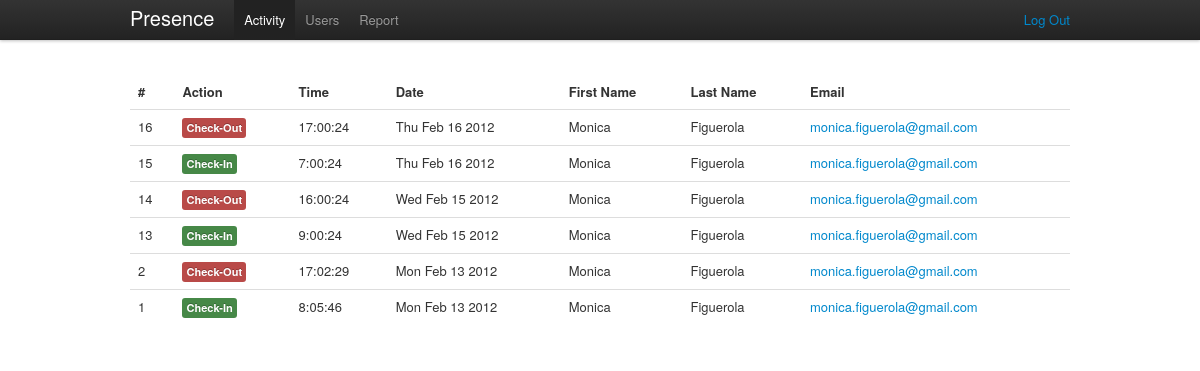
/admin/activity/ (signed in), run on the app's committed database.
### tables this page shows
CREATE TABLE IF NOT EXISTS `presence_activity` (
  `id` int(11) NOT NULL AUTO_INCREMENT,
  `userid` varchar(250) NOT NULL,
  `action` varchar(50) NOT NULL,
  `timestamp` int(15) NOT NULL,
  `computed` tinyint(1) NOT NULL DEFAULT '0',
  PRIMARY KEY (`id`)
);

CREATE TABLE IF NOT EXISTS `presence_users` (
  `id` int(11) NOT NULL AUTO_INCREMENT,
  `email` varchar(150) NOT NULL,
  `password` varchar(50) NOT NULL,
  `role` varchar(20) NOT NULL,
  `firstname` varchar(200) NOT NULL,
  `lastname` varchar(300) NOT NULL,
  `mac` varchar(20) NOT NULL,
  PRIMARY KEY (`id`)
);

### public/index.php (called while the page is built, shortened)
<?php
require_once (ROOT . '/config/config.php');
global $CONFIG;
$dependencies = new DependencyContainer($CONFIG);
$url = isset($_GET['url']) ? $_GET['url'] : null;
$role = isset($_SESSION['role']) ? $_SESSION['role'] : null;
if ($url == null && $role == null) {
    $controller = "AuthController";
    $action = "asklogin";
    $url_params = array();
} else if ($url == null && isset($role)) {
    $controller = ucfirst($role) . 'Controller';
    $action = 'activity';
    $url_params = array();
} else {
    $url_params = explode('/', $url);
    $controller = ucfirst(array_shift($url_params));
    $action = $url_params[0] == null ? 'activity' : array_shift($url_params);
}
$extra_params = $_POST;
new $controller($dependencies, $action, array_merge($url_params, $extra_params));

### config/config.php (called while the page is built, shortened)
<?php
$CONFIG = new stdClass();
$CONFIG->wwwroot = 'http://127.0.0.1:8888/presence-manager';

### lang/en.php (called while the page is built)
<?php
$STRINGS = null;
$STRINGS['brand'] = 'Presence';
$STRINGS['login'] = 'Login';
$STRINGS['help'] = 'Help';
$STRINGS['activity'] = 'Activity';
$STRINGS['users'] = 'Users';
$STRINGS['settings'] = 'Settings';
$STRINGS['user'] = 'User';
$STRINGS['home'] = 'Home';
$STRINGS['404'] = '404';
$STRINGS['user:update:success'] = 'User details updated successfully!';
$STRINGS['user:update:failed'] = 'User details update falied!';
$STRINGS['user:delete:success'] = 'User deleted successfully!';
$STRINGS['user:delete:failed'] = 'User deleition falied!';
$STRINGS['user:create:success'] = 'The new user has been created!';
$STRINGS['user:create:failed'] = 'Error creating new user!';
$STRINGS['user:create:duplicate'] = 'This user already exists!';
$STRINGS['admin:no:activities'] = 'No more activity!';
$STRINGS['add:user'] = 'Add User';
$STRINGS['create:user'] = 'Create User';
$STRINGS['build:report'] = 'Build Report';

### lib/DB.php (called while the page is built, shortened)
<?php
class DB {
	static function getAllRecords($db, $sql, array $params = null){
		$st = $db->prepare($sql);
        $st->execute($params);
        return $st->fetchAll(PDO::FETCH_OBJ);
	}
}

### app/models/ActivityModel.php (called while the page is built, shortened)
<?php
class ActivityModel extends Model {
    public function __construct($dependencies) {
        $this->_table = 'presence_activity';
    }
    public function get_all_activity() {
		$sql = "SELECT pa.id, pa.userid, pa.action, pa.timestamp, pu.firstname, pu.lastname, pu.email
				FROM " . $this->_table . " pa
				JOIN presence_users pu ON pa.userid = pu.id
				ORDER BY pa.timestamp DESC";
		return DB::getAllRecords($this->_db, $sql, null);
    }
}

### app/controllers/AdminController.php (called while the page is built, shortened)
<?php
class AdminController extends Controller {
    private $_activity_model;
    public function __construct($dependencies, $action, $params) {
        global $CONFIG;
        $this->_dependencies = $dependencies;
        $this->_activity_model = new ActivityModel($this->_dependencies);
        if ($this->check_role('admin') && method_exists($this, $action)) {
            $this->$action($params);
        } else {
            Helper::redirect($CONFIG->wwwroot . '/error/notfound');
        }
    }
    public function activity() {
        $this->_view = new AdminActivityView($this->_activity_model->get_all_activity());
    }
}

### lib/DependencyContainer.php (called while the page is built)
<?php
class DependencyContainer {
    private $_instances = array();
    private $_params = array();
    public function __construct($params) {
        $this->_params = $params;
    }
    public function get_db() {
        if (empty($this->_instances['db']) ||
                !is_a($this->_instances, 'PDO')) {
            $this->_instances['db'] = new PDO(
                            "mysql:host=" . $this->_params->dbhost . ";
                 dbname=" . $this->_params->dbname,
                            $this->_params->dbuser,
                            $this->_params->dbpassword
            );
        }
        return $this->_instances['db'];
    }
}

### app/model.class.php (called while the page is built, shortened)
<?php
class Model{
    public function __construct($dependencies){
        $this->_db = $dependencies->get_db();
    }
}

### lib/Helper.php (called while the page is built, shortened)
<?php
class Helper{
	static function get_event_description($event) {
        switch ($event) {
            case 'checkin': return 'Check-In';
            case 'checkout': return 'Check-Out';
		}
	}
    static function get_label_for_action($action){
       switch ($action) {
            case 'checkin': return 'label-success';
            case 'checkout': return 'label-important';
		}
    }
}

### app/views/admin/AdminActivityView.php (the view, shortened to what this page needs)
<?php
class AdminActivityView extends View {
    private $_entries;
    public function __construct($entries, $alert = null) {
        $this->_entries = $entries;
    }
    public function menu() {
        global $CONFIG;
        return '
			<ul class="nav">
				<li class="active"><a href="' . $CONFIG->wwwroot. '/admin/activity">Activity</a></li>
                <li><a href="' . $CONFIG->wwwroot . '/admin/users">Users</a></li>
				<li><a href="' . $CONFIG->wwwroot . '/admin/report">Report</a></li>
            </ul>
            <ul class="nav pull-right no-hover-a">
				<p class="navbar-text pull-right"><a href="' . $CONFIG->wwwroot . '/auth/logout">Log Out</a></p>
            </ul>';
    }
    public function content() {
        global $CONFIG;
        $activity_table_content = '';
        if (!empty($this->_entries)) {
            foreach ($this->_entries as $entry) {
                $activity_table_content .=
                '<tr>
					<td>' . $entry->id . '</td>
					<td><span class="label ' . Helper::get_label_for_action($entry->action). '">' . Helper::get_event_description($entry->action) . '</span></td>
					<td>' . date('G:i:s', $entry->timestamp) . '</td>
					<td>' . date('D M j Y', $entry->timestamp) . '</td>
					<td>' . utf8_encode($entry->firstname) . '</td>
                    <td>' . utf8_encode($entry->lastname) . '</td>
					<td><a href="'.$CONFIG->wwwroot.'/admin/user_details/'.$entry->id.'">' . $entry->email . '</a></td>
				 </tr>
				';
            }
        }
        return '
        <section id="activity">
        '.$this->_alert.'
            <table class="table">
                <thead>
                    <tr>
                        <th>#</th>
                        <th>Action</th>
                        <th>Time</th>
						<th>Date</th>
                        <th>First Name</th>
                        <th>Last Name</th>
                        <th>Email</th>
                    </tr>
                </thead>
                <tbody>' . $activity_table_content . '
                </tbody>
            </table>
        </section>';
    }
}

### app/view.class.php (shortened to what this page needs)
<?php
abstract class View {
    private $_title;
    public function __destruct() {
        $this->render();
    }
    private function render() {
        global $CONFIG, $STRINGS;
        echo '<!DOCTYPE html>';
        echo '<html lang="en">
                <head>
                <meta charset="utf-8">
                    <title>' . $this->_title . ' | ' . $STRINGS['brand'] . '</title>
                    <link rel="stylesheet" href="' . $CONFIG->wwwroot . '/public/css/bootstrap.min.css" type="text/css">
                    <link rel="stylesheet" href="' . $CONFIG->wwwroot . '/public/css/presence.css" type="text/css">
                    <link rel="shortcut icon" href="' . $CONFIG->wwwroot . '/public/img/favicon.ico">
                    <script type="text/javascript" src="' . $CONFIG->wwwroot . '/public/js/jquery-1.7.1.min.js"></script>
                    <script type="text/javascript" src="' . $CONFIG->wwwroot . '/public/js/bootstrap-alert.js"></script>
					<script type="text/javascript" src="' . $CONFIG->wwwroot . '/public/js/bootstrap-dropdown.js"></script>
                </head>
                <body>
                    <div class="navbar navbar-fixed-top">
                        <div class="navbar-inner">
                            <div class="container">
                                <a class="brand" href="'.$CONFIG->wwwroot.'">'.$STRINGS['brand'].'</a>
                                <div class="nav-collapse">
                                    '.$this->menu().'
                                </div>
                            </div>
                        </div>
                    </div>
                    <div class="container">
                        '.$this->subnav().'
						'.$this->content().'
                    </div>
                </body>
                  ';
        echo '</html>';
    }
    protected function title($title) {
        $this->_title = $title;
    }
}

### public/css/presence.css (style rules this page uses)
html { overflow-y:scroll; }
body { padding-top:75px; }

### data on the page
presence_activity: id "16", action "Check-Out", timestamp "17:00:24", timestamp "Thu Feb 16 2012", userid.firstname "Monica", userid.lastname "Figuerola", userid.email "monica.figuerola@gmail.com"
presence_activity: id "15", action "Check-In", timestamp "7:00:24", timestamp "Thu Feb 16 2012", userid.firstname "Monica", userid.lastname "Figuerola", userid.email "monica.figuerola@gmail.com"
presence_activity: id "14", action "Check-Out", timestamp "16:00:24", timestamp "Wed Feb 15 2012", userid.firstname "Monica", userid.lastname "Figuerola", userid.email "monica.figuerola@gmail.com"
presence_activity: id "13", action "Check-In", timestamp "9:00:24", timestamp "Wed Feb 15 2012", userid.firstname "Monica", userid.lastname "Figuerola", userid.email "monica.figuerola@gmail.com"
presence_activity: id "2", action "Check-Out", timestamp "17:02:29", timestamp "Mon Feb 13 2012", userid.firstname "Monica", userid.lastname "Figuerola", userid.email "monica.figuerola@gmail.com"
presence_activity: id "1", action "Check-In", timestamp "8:05:46", timestamp "Mon Feb 13 2012", userid.firstname "Monica", userid.lastname "Figuerola", userid.email "monica.figuerola@gmail.com"

### other printed values
$STRINGS['brand'] "Presence"
